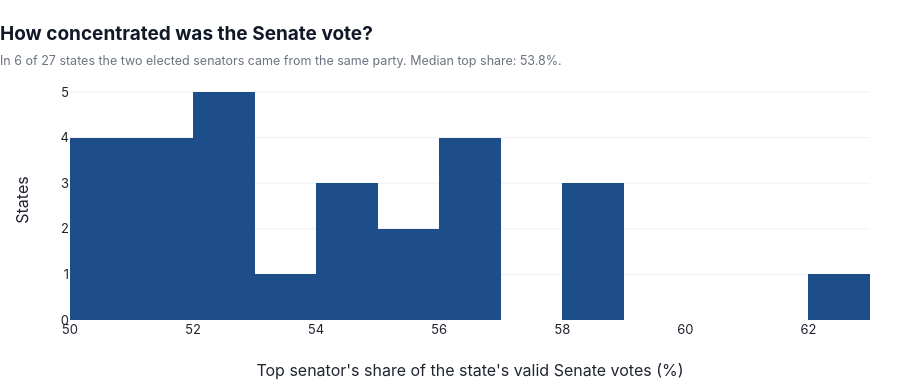

Notebook source saved alongside this figure:
### Code cell
pair = sen_win.groupby("SG_UF").agg(parties=("SG_PARTIDO", lambda s: tuple(sorted(s)))).reset_index()
pair["same"] = pair.parties.map(lambda t: len(set(t)) == 1)
same = int(pair["same"].sum())

conc = sen_win.groupby("SG_UF").votos.apply(lambda s: 100 * s.max() / s.sum())
fig = go.Figure()
fig.add_trace(go.Histogram(x=conc, nbinsx=20, marker_color="#1d4e89"))
fig.update_xaxes(title="Top senator's share of the state's valid Senate votes (%)")
fig.update_yaxes(title="States")
elib.finish(fig, "How concentrated was the Senate vote?",
            f"In {same} of 27 states the two elected senators came from the same party. Median top share: {conc.median():.1f}%.", height=380)
fig.show()

top = sen_win.nlargest(10, "votos")[["SG_UF", "NM_URNA_CANDIDATO", "SG_PARTIDO", "votos", "share"]]
top = top.assign(Senator=top.NM_URNA_CANDIDATO.map(elib.pretty_cand), State=top.SG_UF,
                 Votes=top.votos.map(elib.fmt_int), Share=top.share.map(lambda v: f"{v:.1f}"))[["State", "Senator", "SG_PARTIDO", "Votes", "Share"]]
top.columns = ["State", "Senator", "Party", "Votes", "Share %"]
display(HTML(elib.table(top, title="The ten best-voted senators in the country")))

### Figure 1 — Plotly figure (JSON) as saved in the notebook; plotly's stock layout.template omitted (floating-point values rounded to 4 significant figures)
{"data": [{"marker": {"color": "#1d4e89"}, "nbinsx": 20, "x": [58.77, 50.58, 56.66, 55.31, 52.09, 51.8, 51.42, 50.31, 52.92, 50.97, 55.46, 51.35, 54.84, 53.76, 58.82, 52.12, 56.94, 52.02, 52.16, 62.39, 54.62, 54.11, 50.03, 56.89, 56.11, 51.1, 58.7], "type": "histogram"}], "layout": {"xaxis": {"title": {"text": "Top senator's share of the state's valid Senate votes (%)"}}, "yaxis": {"title": {"text": "States"}}, "title": {"text": "<b>How concentrated was the Senate vote?</b><br><span style='font-size:12.5px;color:#6b7280'>In 6 of 27 states the two elected senators came from the same party. Median top share: 53.8%.</span>", "x": 0.0, "xanchor": "left"}, "height": 380}}
